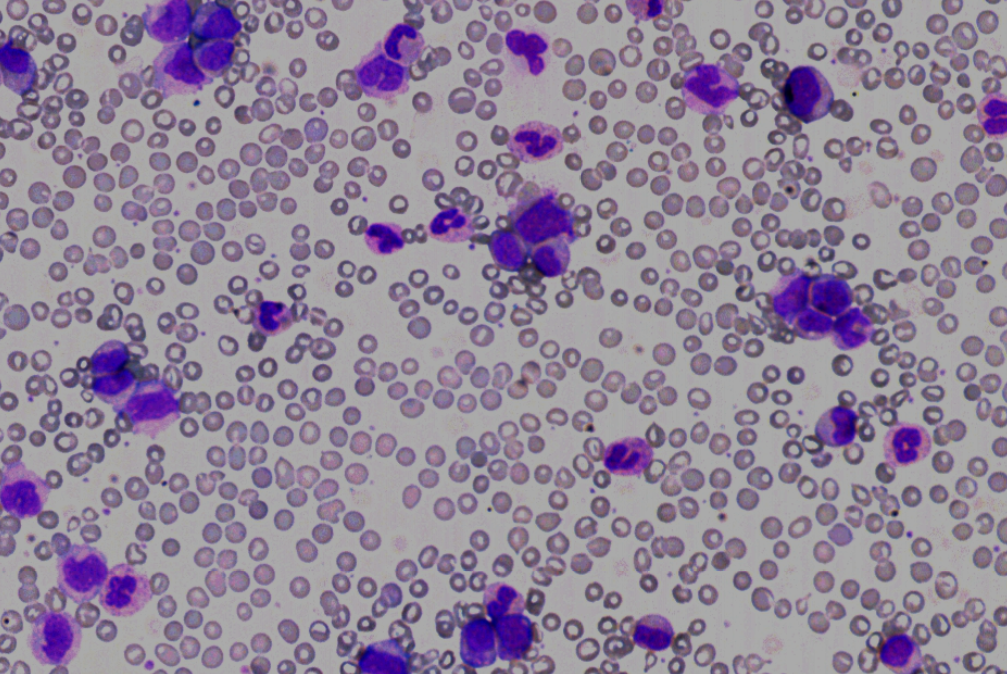
#> input picture basic/1.png, 1007 x 674 px
$ python test.py
#> lines starting #> are read from the running program, lines starting #| are printed output that depends on the picture; after the words box and inside, x2 and y2 are one past the last pixel; in counts of white or black regions, pixels touching at a corner belong together
import numpy as np
import cv2
import matplotlib.pyplot as plt

# read enhanced image
img = cv2.imread('1.png', 0)
#> img: shape (674, 1007); min 0, max 170, mean 140.5

# morphological operations
kernel = np.ones((5, 5), np.uint8)
dilation = cv2.dilate(img, kernel, iterations = 1)
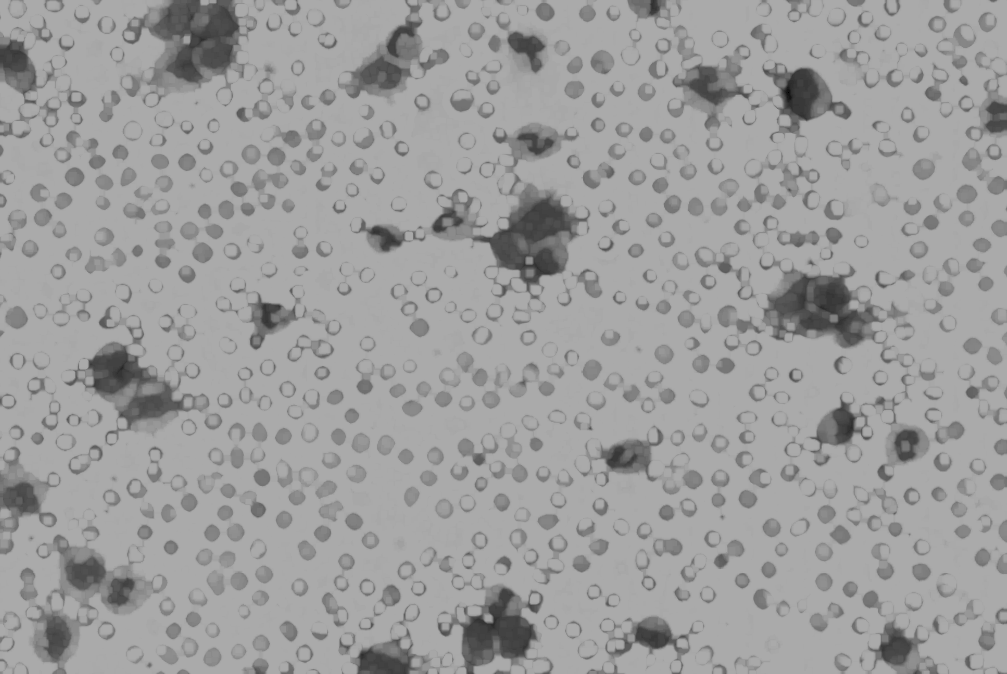
#> dilation: shape (674, 1007); min 0, max 170, mean 156.8
closing = cv2.morphologyEx(img, cv2.MORPH_CLOSE, kernel)
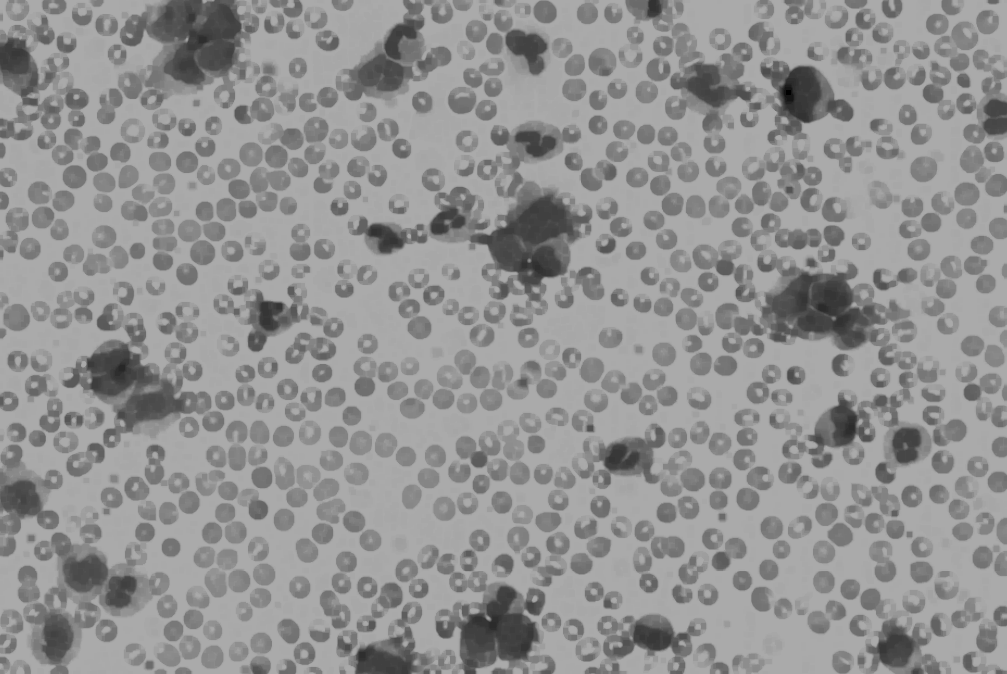
#> closing: shape (674, 1007); min 0, max 170, mean 145.8

# Adaptive thresholding on mean and gaussian filter
th2 = cv2.adaptiveThreshold(img, 255, cv2.ADAPTIVE_THRESH_MEAN_C, \
			cv2.THRESH_BINARY, 11, 2)
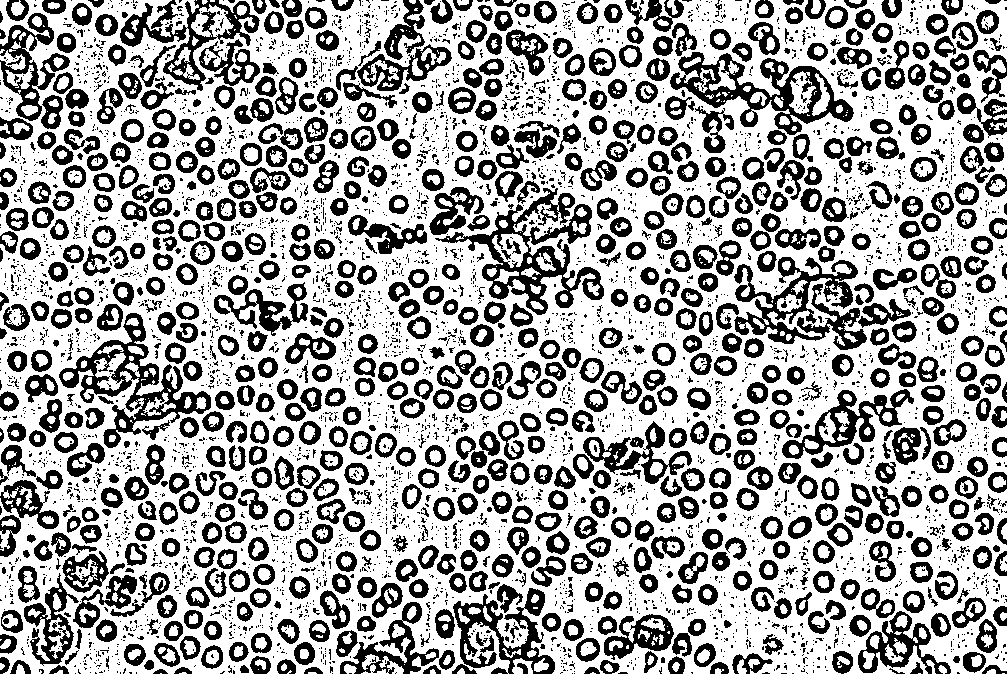
#> th2: shape (674, 1007); 64.2% white; 5167 black regions (4252 under 20 px), largest, box (x1, y1, x2, y2) and area: (435, 188, 604, 315) 5598, (59, 313, 211, 448) 4846, (734, 257, 867, 350) 4786
th3 = cv2.adaptiveThreshold(img, 255, cv2.ADAPTIVE_THRESH_GAUSSIAN_C, \
			cv2.THRESH_BINARY, 11, 2)
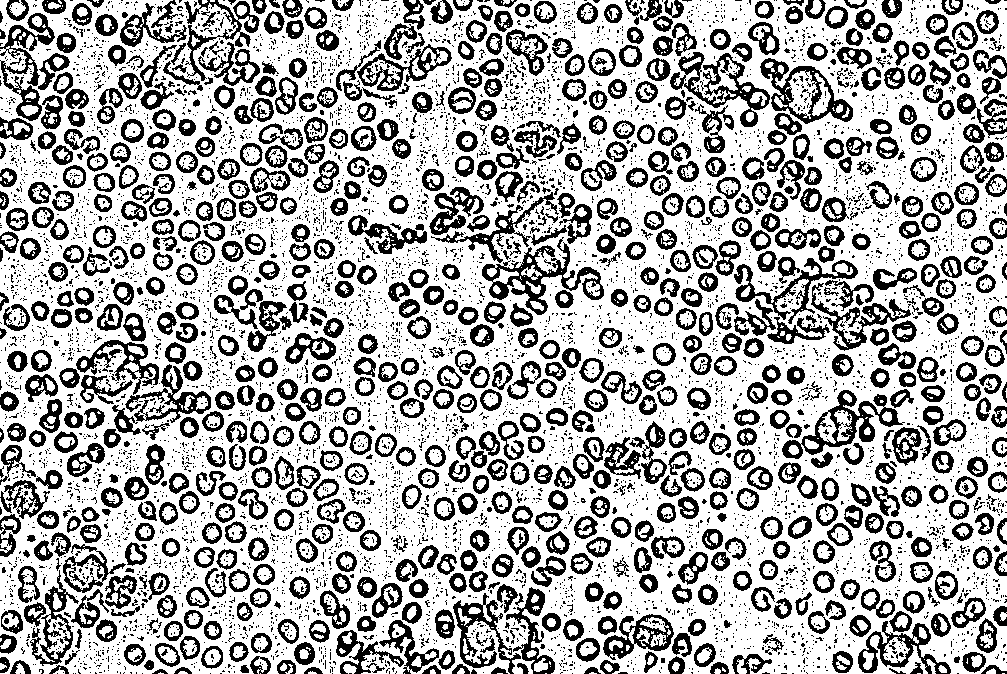
#> th3: shape (674, 1007); 67.6% white; 7488 black regions (6597 under 20 px), largest, box (x1, y1, x2, y2) and area: (482, 237, 604, 315) 2439, (782, 390, 905, 459) 2136, (670, 52, 770, 127) 2053
# Otsu's thresholding
ret4, th4 = cv2.threshold(img, 0, 255, cv2.THRESH_BINARY + cv2.THRESH_OTSU)
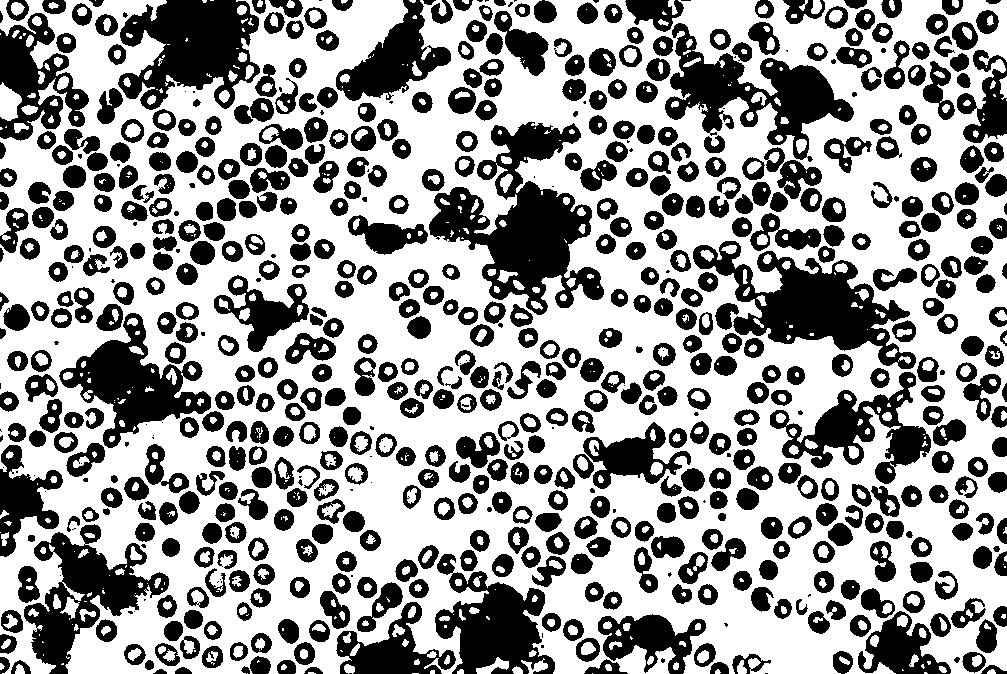
#> th4: shape (674, 1007); 60.4% white; 689 black regions (99 under 20 px), largest, box (x1, y1, x2, y2) and area: (429, 122, 604, 315) 14133, (693, 241, 916, 369) 10770, (118, 0, 260, 110) 9632
#> ret4 = 134

# Initialize the list
Cell_count, x_count, y_count = [], [], []

# read original image, to display the circle and center detection
display = cv2.imread("1.png")
#> display is the input picture: shape (674, 1007, 3); mean B, G, R 152.8, 133, 145.3

# hough transform with modified circular parameters
circles = cv2.HoughCircles(img, cv2.HOUGH_GRADIENT, 1.5, 20,
						param1 = 50,
                        param2 = 28,
                        minRadius = 1, maxRadius = 20)
#> circles = 556 rows, first 8: [74.25, 176.2, 11.65], [653.2, 632.2, 19.15], [201.8, 252.8, 12.4], [29.25, 248.2, 10.6], [17.25, 360.8, 10.3], [524.2, 141.8, 17.5], [963.8, 33.75, 12.25], [287.2, 389.2, 10.45]

# circle detection and labeling using hough transformation
if circles is not None:
    # convert the (x, y) coordinates and radius of the circles to integers
	circles = np.round(circles[0, :]).astype("int")
#> circles = 556 rows, first 8: [74, 176, 12], [653, 632, 19], [202, 253, 12], [29, 248, 11], [17, 361, 10], [524, 142, 18], [964, 34, 12], [287, 389, 10]

	# loop over the (x, y) coordinates and radius of the circles
	for (x, y, r) in circles:
		cv2.circle(display, (x, y), r, (0, 255, 0), 2)
		cv2.rectangle(display, (x - 2, y - 2),
						(x + 2, y + 2), (0, 128, 255), -1)
		Cell_count.append(r)
		x_count.append(x)
		y_count.append(y)
#> this loop made 556 passes
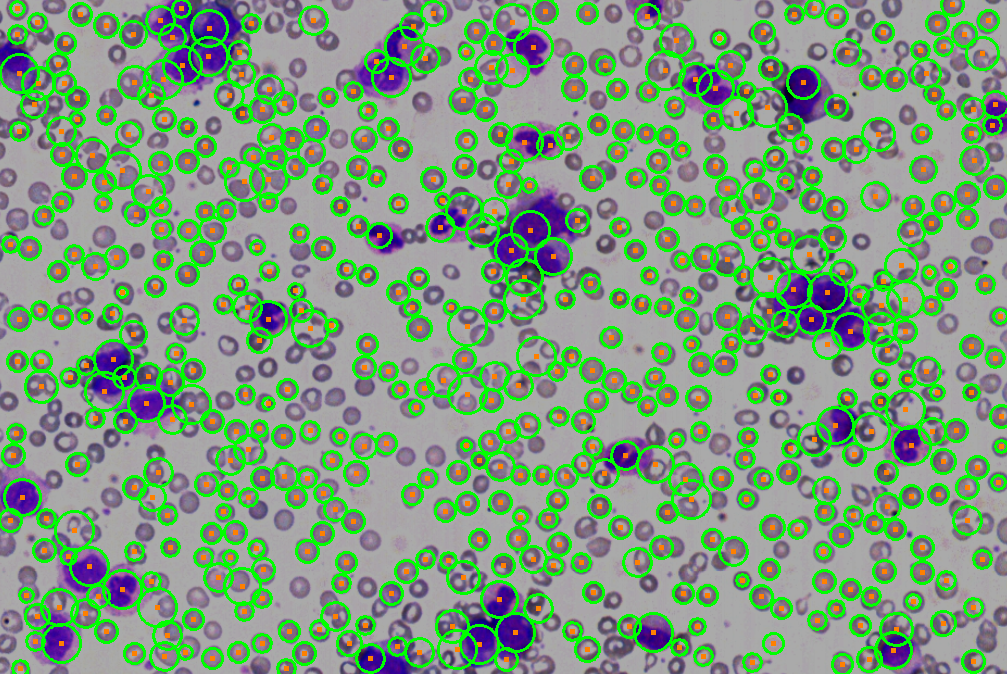
#> display: shape (674, 1007, 3); 18.63% of pixels changed, all inside (x1, y1, x2, y2) = (0, 0, 1007, 674)
#> after the loop, Cell_count = 556 values, max 19 at index 1, min 5 at index 505, mean 11.43; x_count = 556 values, max 1001 at index 364, min 10 at index 317, mean 503.9; y_count = 556 values, max 668 at index 424, min 4 at index 414, mean 333.5
	# show the output image
	cv2.imshow("gray", display)
	cv2.waitKey(0)

# display the count of white blood cells
print(len(Cell_count))
#| 556
# Total number of radius
print(Cell_count)
#> (printed output is left out)
# X co-ordinate of circle
print(x_count)
#> (printed output is left out)
# Y co-ordinate of circle
print(y_count)
#> (printed output is left out)

cv2.imwrite('code2.png', display)
